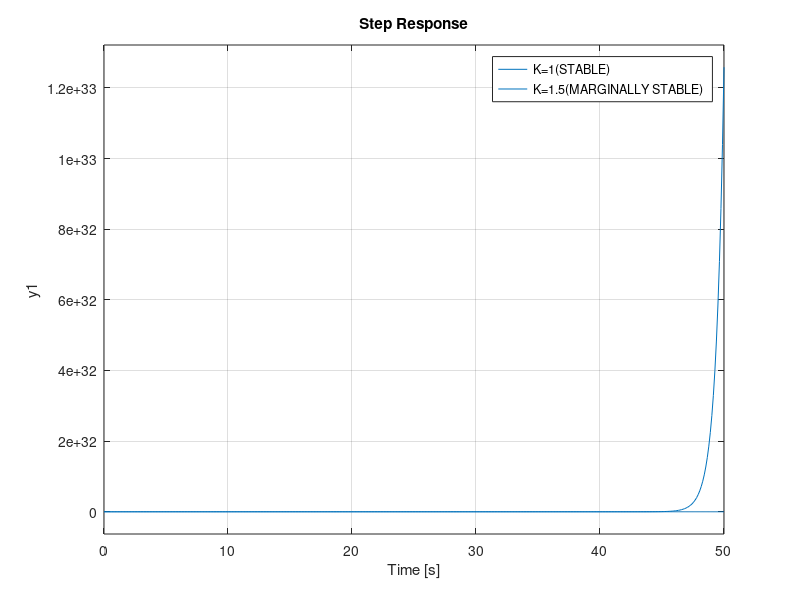

Reproduce this figure in MATLAB.
K=[1:1:10];           %define range of k from i to 2000
for n=1:length(K);
    dent=[1 3 3 2 K(n)];  
    poles=roots(dent); 
    r=real(poles); 
    if max(r)>=0,  
        poles
        K=K(n)
        break 
    end 
end
pause 



%%
K=[0:0.1:10]; % 0 < K < 20
for i=1:length(K); % for loop
q=[1 3 3 2 K(i)];
p(:,i)=roots(q);
end
figure(1)
plot(real(p),imag(p),'x'),
grid
xlabel('Real axis')
ylabel('lmaginary axis') 
                %%
                %%Task 01
                
                
s=tf('s');
G= 1/(s^3+18*s^2+77*s)
K1=1000;
step(feedback(K1*G,1),10)
hold on
K2= 1400;
step(feedback(K2*G,1),10)
legend('K=1000','K=1400')


%%
                            %Task 02
s=tf('s');
K2=2;
k1=6/K2;
G= 1/(s^4+3*s^3+3*s^2+2*s)
K1=1;
step(feedback(K1*G,1),30)
hold on
K2= 1.5;
step(feedback(K2*G,1),30)
hold on 
K3= 2;
step(feedback(K3*G,1),30)
legend('K=1(STABLE)','K=1.5(MARGINALLY STABLE)','K=2 (UNSTABLE )')   

%%
                            %Task 02
s=tf('s');
K2=10;
k1=10;
G= 1/(s^2+(K1*K2-1)*s+(K1*K2-6))
step(G,50)
hold on
K2=2;
k1=1;
G= 1/(s^2+(K1*K2-1)*s+(K1*K2-6))
step(G,50)
legend('K=1(STABLE)','K=1.5(MARGINALLY STABLE)','K=2 (UNSTABLE )')   